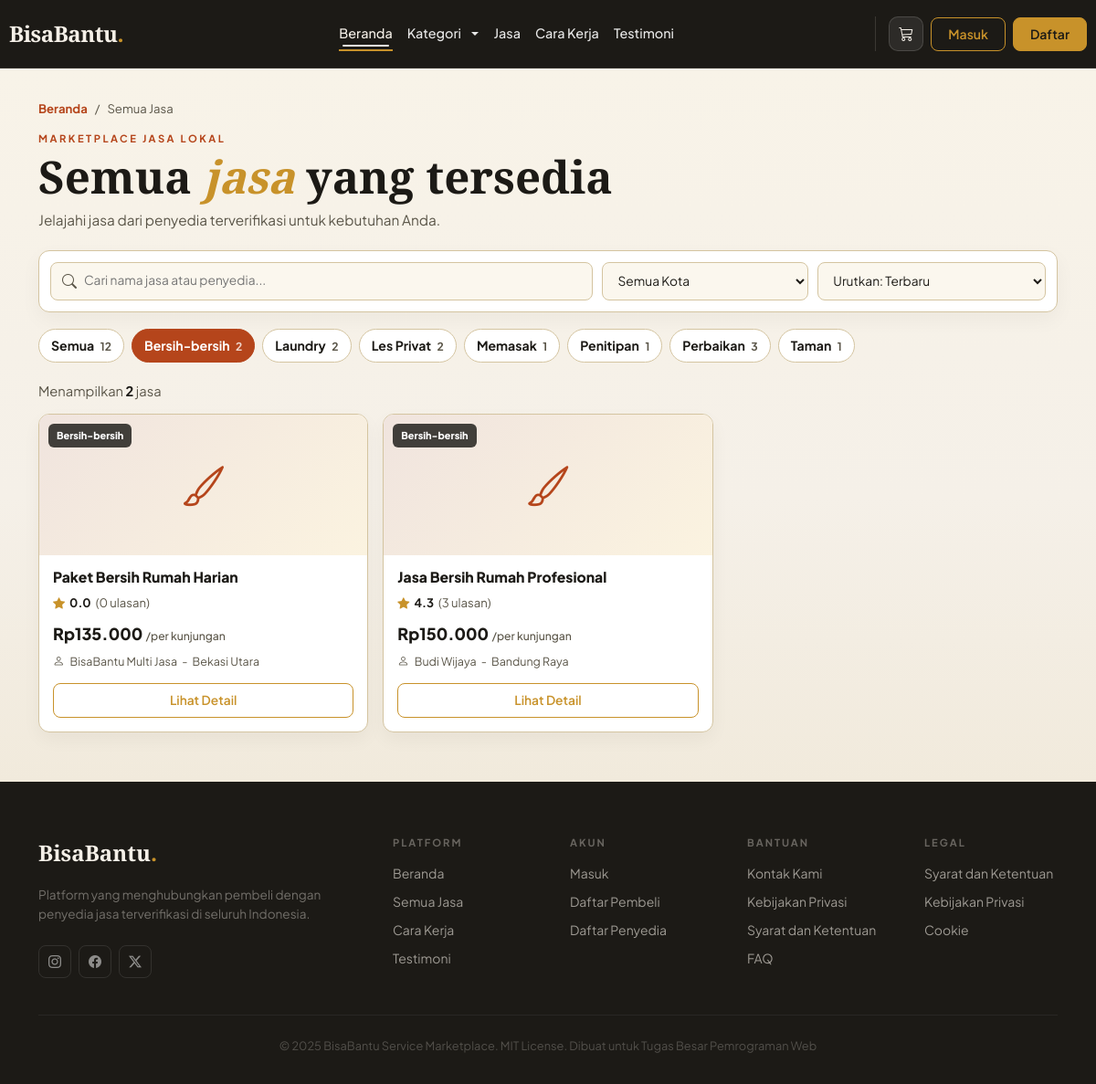
Screenshot of /index.php?page=services&category=bersih-bersih with the database file from the repository.
### tables this page shows
CREATE TABLE `categories` (
  `id` int NOT NULL AUTO_INCREMENT,
  `name` varchar(50) NOT NULL,
  `description` text,
  `created_at` timestamp NOT NULL DEFAULT CURRENT_TIMESTAMP,
  PRIMARY KEY (`id`)
);

CREATE TABLE `services` (
  `id` int NOT NULL AUTO_INCREMENT,
  `provider_id` int NOT NULL,
  `category_id` int NOT NULL,
  `title` varchar(200) NOT NULL,
  `description` text NOT NULL,
  `price` decimal(12,2) NOT NULL,
  `price_unit` varchar(20) DEFAULT 'per unit',
  `estimated_duration` varchar(50) DEFAULT NULL,
  `location` varchar(255) NOT NULL,
  `image` varchar(255) DEFAULT NULL,
  `is_active` tinyint(1) DEFAULT '1',
  `created_at` timestamp NOT NULL DEFAULT CURRENT_TIMESTAMP,
  `updated_at` timestamp NOT NULL DEFAULT CURRENT_TIMESTAMP ON UPDATE CURRENT_TIMESTAMP,
  PRIMARY KEY (`id`),
  KEY `provider_id` (`provider_id`),
  KEY `category_id` (`category_id`),
  CONSTRAINT `services_ibfk_1` FOREIGN KEY (`provider_id`) REFERENCES `users` (`id`) ON DELETE CASCADE,
  CONSTRAINT `services_ibfk_2` FOREIGN KEY (`category_id`) REFERENCES `categories` (`id`) ON DELETE RESTRICT
);

CREATE TABLE `users` (
  `id` int NOT NULL AUTO_INCREMENT,
  `name` varchar(100) NOT NULL,
  `email` varchar(100) NOT NULL,
  `password` varchar(255) NOT NULL,
  `role` enum('buyer','provider','admin') NOT NULL,
  `is_verified` tinyint(1) DEFAULT '0',
  `phone` varchar(20) DEFAULT NULL,
  `address` text,
  `remember_token` varchar(255) DEFAULT NULL,
  `profile_photo` varchar(255) DEFAULT NULL,
  `created_at` timestamp NOT NULL DEFAULT CURRENT_TIMESTAMP,
  `updated_at` timestamp NOT NULL DEFAULT CURRENT_TIMESTAMP ON UPDATE CURRENT_TIMESTAMP,
  PRIMARY KEY (`id`),
  UNIQUE KEY `email` (`email`)
);

### src/helpers/functions.php (called while the page is built, shortened)
<?php
function base_url($path = '') {
    $scheme = (!empty($_SERVER['HTTPS']) && $_SERVER['HTTPS'] !== 'off') ? 'https' : 'http';
    $host = $_SERVER['HTTP_HOST'] ?? 'localhost';
    $scriptDir = rtrim(dirname($_SERVER['SCRIPT_NAME']), '/\\');
    $base = $scheme . '://' . $host . $scriptDir;
    return rtrim($base, '/\\') . '/' . ltrim($path, '/\\');
}
function e($value) {
    return htmlspecialchars($value, ENT_QUOTES, 'UTF-8');
}
function format_rupiah($amount) {
    return 'Rp' . number_format((float) $amount, 0, ',', '.');
}
function category_icon($name) {
    $icons = [
        'bersih' => 'bi-brush',
        'perbaikan' => 'bi-tools',
        'les' => 'bi-mortarboard',
        'laundry' => 'bi-basket',
        'kecantikan' => 'bi-stars',
        'transport' => 'bi-truck',
    ];
    $lower = strtolower($name);
    foreach ($icons as $key => $icon) {
        if (str_contains($lower, $key)) {
            return $icon;
        }
    }
    return 'bi-grid';
}
function slugify($value) {
    $value = strtolower(trim((string) $value));
    $value = preg_replace('/[^a-z0-9]+/i', '-', $value);
    return trim($value, '-') ?: 'lainnya';
}

### src/models/ServiceModel.php (called while the page is built, shortened)
<?php
class ServiceModel {
    private $pdo;
    public function __construct($pdo) {
        $this->pdo = $pdo;
    }
    public function getAllActive() {
        $stmt = $this->pdo->query('
            SELECT s.*, u.name as provider_name, u.is_verified as provider_verified, c.name as category_name,
                   COALESCE(AVG(r.rating), 0) as avg_rating,
                   COUNT(r.id) as review_count
            FROM services s
            JOIN users u ON s.provider_id = u.id
            JOIN categories c ON s.category_id = c.id
            LEFT JOIN reviews r ON r.service_id = s.id
            WHERE s.is_active = 1 AND u.is_verified = 1
            GROUP BY s.id
            ORDER BY s.created_at DESC
        ');
        return $stmt->fetchAll();
    }
}

### src/models/CategoryModel.php (called while the page is built, shortened)
<?php
class CategoryModel {
    private $pdo;
    public function __construct($pdo) {
        $this->pdo = $pdo;
    }
    public function getAllWithServiceCount() {
        $stmt = $this->pdo->query('
            SELECT c.*, COUNT(u.id) as service_count
            FROM categories c
            LEFT JOIN services s ON s.category_id = c.id AND s.is_active = 1
            LEFT JOIN users u ON s.provider_id = u.id AND u.is_verified = 1
            GROUP BY c.id
            ORDER BY c.name ASC
        ');
        return $stmt->fetchAll();
    }
}

### src/views/public/services.php (the view, shortened to what this page needs)
<?php
require_once __DIR__ . '/../../models/ServiceModel.php';
require_once __DIR__ . '/../../models/CategoryModel.php';
$serviceModel = new ServiceModel($pdo);
$categoryModel = new CategoryModel($pdo);
$services = $serviceModel->getAllActive();
$categories = $categoryModel->getAllWithServiceCount();
$requestedCategory = slugify($_GET['category'] ?? 'semua');
$requestedSearch = trim((string) ($_GET['search'] ?? ''));
?>
<main class="services-page">
    <div class="container">
        <nav class="services-breadcrumb" aria-label="Breadcrumb">
            <a href="<?= base_url('index.php?page=home') ?>">Beranda</a><span>/</span><span>Semua Jasa</span>
        </nav>
        <header class="services-heading">
            <div class="section-eyebrow">Marketplace Jasa Lokal</div>
            <h1>Semua <em>jasa</em> yang tersedia</h1>
            <p>Jelajahi jasa dari penyedia terverifikasi untuk kebutuhan Anda.</p>
        </header>
        <section class="services-toolbar" aria-label="Pencarian dan pengurutan jasa">
            <label class="services-search" for="servicesSearch">
                <i class="bi bi-search" aria-hidden="true"></i>
                <input id="servicesSearch" type="search" placeholder="Cari nama jasa atau penyedia..." autocomplete="off" value="<?= e($requestedSearch) ?>">
            </label>
            <select id="servicesLocation" class="services-select">
                <option value="">Semua Kota</option>
            </select>
            <select id="servicesSort" class="services-select services-sort">
                <option value="latest">Urutkan: Terbaru</option>
            </select>
        </section>
        <div class="services-category-pills" role="group" aria-label="Filter kategori">
            <button type="button" class="services-category-pill<?= $requestedCategory === 'semua' ? ' active' : '' ?>" data-category="semua">Semua <span><?= count($services) ?></span></button>
            <?php foreach ($categories as $category): ?>
                <?php $slug = slugify($category['name']); ?>
                <button type="button" class="services-category-pill<?= $requestedCategory === $slug ? ' active' : '' ?>" data-category="<?= e($slug) ?>">
                    <?= e($category['name']) ?> <span><?= (int) $category['service_count'] ?></span>
                </button>
            <?php endforeach; ?>
        </div>
        <p id="servicesResultCount" class="services-result-count">Menampilkan <strong><?= count($services) ?></strong> jasa</p>
        <section id="allServicesGrid" class="row g-3" aria-live="polite">
            <?php foreach ($services as $service): ?>
                <?php
                $categorySlug = slugify($service['category_name']);
                $rating = (float) $service['avg_rating'];
                $imagePath = $service['image'] ? 'src/assets/uploads/services/' . $service['image'] : '';
                $hasImage = $imagePath && is_file(__DIR__ . '/../../../' . ltrim($imagePath, '/'));
                ?>
                <div class="col-sm-6 col-lg-4 col-xxl-3 all-service-item"
                     data-category="<?= e($categorySlug) ?>"
                     data-location="<?= e(strtolower($service['location'])) ?>"
                     data-search="<?= e(strtolower($service['title'] . ' ' . $service['provider_name'] . ' ' . $service['category_name'] . ' ' . $service['location'])) ?>"
                     data-price="<?= (float) $service['price'] ?>"
                     data-rating="<?= $rating ?>"
                     data-created="<?= e($service['created_at']) ?>">
                    <article class="all-service-card">
                        <div class="all-service-image">
                            <span class="all-service-category"><?= e($service['category_name']) ?></span>
                            <?php if ($hasImage): ?>
                                <img src="<?= e(base_url($imagePath)) ?>" alt="<?= e($service['title']) ?>">
                            <?php else: ?>
                                <i class="bi <?= e(category_icon($service['category_name'])) ?>" aria-hidden="true"></i>
                            <?php endif; ?>
                        </div>
                        <div class="all-service-body">
                            <h2><?= e($service['title']) ?></h2>
                            <div class="all-service-rating" aria-label="Rating <?= e(number_format($rating, 1)) ?> dari <?= (int) $service['review_count'] ?> ulasan">
                                <i class="bi bi-star-fill"></i><strong><?= e(number_format($rating, 1)) ?></strong><span>(<?= (int) $service['review_count'] ?> ulasan)</span>
                            </div>
                            <p class="all-service-price"><?= e(format_rupiah($service['price'])) ?> <span>/<?= e($service['price_unit']) ?></span></p>
                            <p class="all-service-provider"><i class="bi bi-person"></i><?= e($service['provider_name']) ?> <span>-</span> <?= e($service['location']) ?></p>
                            <a href="<?= base_url('index.php?page=service_detail&id=' . (int) $service['id']) ?>" class="btn btn-outline-custom w-100">Lihat Detail</a>
                        </div>
                    </article>
                </div>
            <?php endforeach; ?>
        </section>
    </div>
</main>

### src/assets/css/auth-modal.css (style rules this page uses)
:root { --auth-accent: #B5451B; --auth-accent-dark: #9a3615; --auth-accent-soft: #F0E4DE; --auth-accent-border: #D4C4A0; --auth-gold: #C8922A; --auth-gold-soft: #FBF3E0; --font-sans: 'Plus Jakarta Sans', system-ui, sans-serif; --color-text-primary: #1C1A16; --color-text-secondary: #6b7280; --color-text-tertiary: #9ca3af; --color-background-primary: #fff; --color-background-secondary: #f9fafb; --color-background-tertiary: #f3f4f6; --color-border-secondary: #e5e7eb; --color-border-tertiary: #f3f4f6; --border-radius-md: 8px; --border-radius-xl: 16px; }

### src/assets/css/animations.css (style rules this page uses)
:root { --bb-motion-fast: 180ms; --bb-motion-base: 320ms; --bb-motion-slow: 480ms; --bb-motion-ease: cubic-bezier(.22, 1, .36, 1); --bb-motion-shadow: 0 18px 45px rgba(15, 23, 42, .14); --bb-focus-glow: 0 0 0 .22rem rgba(37, 99, 235, .16); }
html { scroll-behavior: smooth; }
body { opacity: 1; }
body.page-enter { transition: opacity var(--bb-motion-base) var(--bb-motion-ease), transform var(--bb-motion-base) var(--bb-motion-ease); will-change: opacity, transform; }
body.page-enter.loaded { opacity: 1; transform: translate3d(0, 0, 0); }
.btn, button, [type="button"], [type="submit"], .cart-nav-btn, .header-icon-btn, .social-btn, .role-sidebar-nav a, .profile-dropdown-item { position: relative; overflow: hidden; transition: transform var(--bb-motion-fast) var(--bb-motion-ease), box-shadow var(--bb-motion-fast) var(--bb-motion-ease), border-color var(--bb-motion-fast) ease, background-color var(--bb-motion-fast) ease, color var(--bb-motion-fast) ease; }
.form-control, .form-select, textarea, input { transition: border-color var(--bb-motion-fast) ease, box-shadow var(--bb-motion-fast) ease, background-color var(--bb-motion-fast) ease, transform var(--bb-motion-fast) ease; }
.form-label, label { transition: color var(--bb-motion-fast) ease, transform var(--bb-motion-fast) ease; }

### rows the page displays
categories: name "Bersih-bersih", service_count "2"
categories: name "Laundry", service_count "2"
categories: name "Les Privat", service_count "2"
categories: name "Memasak", service_count "1"
categories: name "Penitipan", service_count "1"
categories: name "Perbaikan", service_count "3"
categories: name "Taman", service_count "1"
services: category.name "Bersih-bersih", title "Paket Bersih Rumah Harian", rating "0.0", review_count "0", price "Rp135.000", price_unit "per kunjungan", provider.name "BisaBantu Multi Jasa", location "Bekasi Utara"
services: category.name "Bersih-bersih", title "Jasa Bersih Rumah Profesional", rating "4.3", review_count "3", price "Rp150.000", price_unit "per kunjungan", provider.name "Budi Wijaya", location "Bandung Raya"

### other values shown
count($services) "12"
